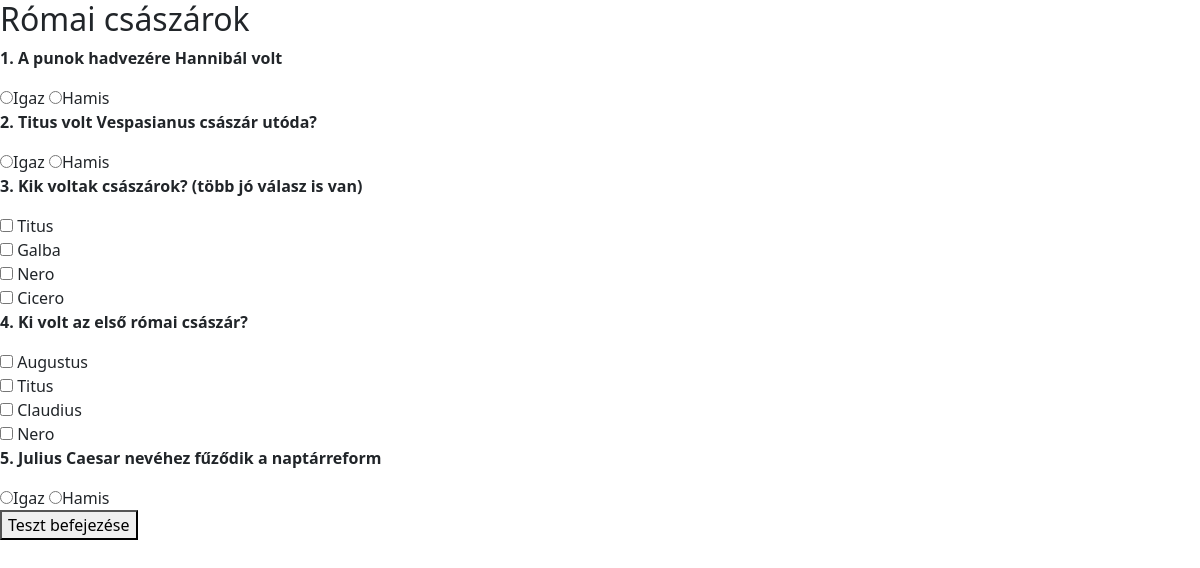
The page /test/run-test/18/ on the database its author committed.
### roman_map/models.py (models this page shows, shortened)
class Question(models.Model):
    id = models.BigAutoField(primary_key=True)
    QUESTION_TYPES = [
        ('mc', 'Több válasz'),
        ('tf', 'Igaz/Hamis')
    ]
    quiz = models.ForeignKey(Quiz, on_delete=models.SET_NULL, related_name='questions', null=True)
    text = models.CharField(max_length=255, blank=False)
    question_type = models.CharField(max_length=2, choices=QUESTION_TYPES)
    points = models.PositiveIntegerField(default=0)

class Answer(models.Model):
    id = models.BigAutoField(primary_key=True)
    question = models.ForeignKey(Question, on_delete=models.CASCADE, related_name='answers')
    text = models.CharField(max_length=255, blank=True)
    is_correct = models.BooleanField(default=False)

### roman_map/views.py (the view, shortened to what this page needs)
# urls.py: path('test/run-test/<int:quiz_id>/', view=views.teszt_inditasa, name='teszt_inditasa'),
def teszt_inditasa(request, quiz_id):
    try:
        quiz = Quiz.objects.get(id = quiz_id)
        if not quiz:
            messages.error(request, "Hiba. A teszt nem található.")
        questions = list(quiz.questions.all())
        random.shuffle(questions)
        return render(request, 'quiz/run_test.html', {'quiz': quiz, 'questions': questions})
    except Exception as e:
        messages.error(request, "Hiba teszt során")
        return redirect('teszt')

### roman_map/templates/quiz/run_test.html (shortened to what this page needs)
{% extends "quiz/test.html" %}
{% block content %}
    <h2>{{ quiz.title }}</h2>
    <form method="post">
        {% for question in questions %}
            <div>
                <p><strong>{{ forloop.counter }}. {{ question.text }}</strong></p>
                {% if question.question_type == 'tf' %}
                    <input type="radio" name="question_{{ question.id }}" value="true">Igaz
                    <input type="radio" name="question_{{ question.id }}" value="false">Hamis
                {% else %}
                    {% for answer in question.answers.all %}
                        <input type="checkbox" name="question_{{ question.id }}" value="{{ answer.id }}">
                        {{ answer.text }}<br>
                    {% endfor %}
                {% endif %}
            </div>
        {% endfor %}
        <button type="submit">Teszt befejezése</button>
    </form>
{% endblock content %}

### roman_map/static/styles/tests.css (style rules this page uses)
body { font-family: Arial, sans-serif; text-align: center; }

### rows shown on the page
Question: text "A punok hadvezére Hannibál volt"
Question: text "Titus volt Vespasianus császár utóda?"
Question: text "Kik voltak császárok? (több jó válasz is van)"
Answer: text "Titus"
Answer: text "Galba"
Answer: text "Nero"
Answer: text "Cicero"
Question: text "Ki volt az első római császár?"
Answer: text "Augustus"
Answer: text "Titus"
Answer: text "Claudius"
Answer: text "Nero"
Question: text "Julius Caesar nevéhez fűződik a naptárreform"
